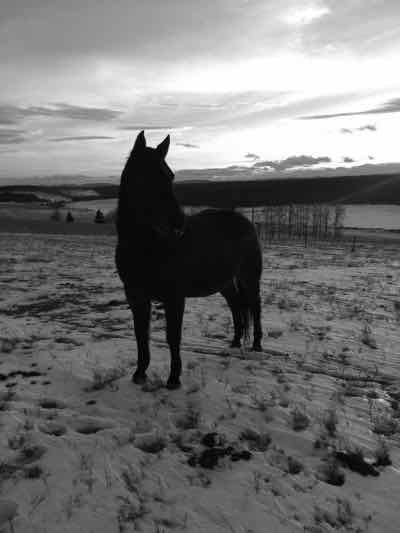
#> input picture old_fft_code/Sorento.jpg, 400 x 533 px
$ jupyter execute --allow-errors Fourier_faces.ipynb   (Python 2 division)
#> lines starting #> are read from the running program, lines starting #| are printed output that depends on the picture
Run the following block first. All other blocks are independent.

[cell 1]
import sys
import numpy as np
import random
import matplotlib.pyplot as plt
from matplotlib import pylab
import os
from PIL import Image
from math import e
import astropy.io.fits as pf
from astropy.io import fits

The first test: Fourier transform of a Gaussian, and the inverse Fourier transform

[cell 2]
x, y = np.meshgrid(np.linspace(-1,1,1000), np.linspace(-1,1,1000))
d = np.sqrt(4*x*x+y*y)
sigma, mu = 0.03, 0.0
this = np.exp(-( (d-mu)**2 / ( 2.0 * sigma**2 ) ) )

that = np.fft.fft2(this)
fshift = np.fft.fftshift(that)
invshift = np.fft.ifft2(that)

# [15 lines of commented-out code are left out]

f1 = plt.figure(figsize=(6,6))
plt.imshow(this)
plt.xlim(400,600), plt.ylim(400,600)
plt.xticks([])
plt.yticks([])
#f1.savefig('ellipical_Gaussian_1.pdf',transparent=True)

f2 = plt.figure(figsize=(6,6))
plt.imshow(abs(fshift),vmin=0,vmax=800)
plt.xlim(400,600), plt.ylim(400,600)
plt.xticks([])
plt.yticks([])
#f2.savefig('ellipical_Gaussian_2.pdf',transparent=True)

The second test: a disk in the image Fourier transformed and then back again.

[cell 3]
x, y = np.meshgrid(np.linspace(-1,1,1000), np.linspace(-1,1,1000))
d = np.sqrt(x*x+y*y)
disk = np.zeros(x.shape)
radius = 0.1
w = np.where(d < radius)
disk[w] = 15

disk_FFT = np.fft.fft2(disk)
disk_FFT_shift = np.fft.fftshift(disk_FFT)
disk_IFFT = np.fft.ifft2(disk_FFT_shift)

# [16 lines of commented-out code are left out]

f1 = plt.figure(figsize=(6,6))
plt.imshow(disk)
plt.xlim(400,600), plt.ylim(400,600)
plt.xticks([])
plt.yticks([])
f1.savefig('Disk_1.pdf',transparent=True)

f2 = plt.figure(figsize=(6,6))
plt.imshow(abs(disk_FFT_shift),vmin=0,vmax=6000)
plt.xlim(400,600), plt.ylim(400,600)
plt.xticks([])
plt.yticks([])
f2.savefig('Disk_2.pdf',transparent=True)

The third test: A disk in the image Fourier transformed, with a central circle zeroed in spatial frequency.
    Inverse Fourier transform yields the expected edge of the image, with info missing about the centre.

[cell 4]
x, y = np.meshgrid(np.linspace(-1,1,1000), np.linspace(-1,1,1000))
d = np.sqrt(1.*x*x+y*y)
d2 = np.sqrt(x*x+1.*y*y)
disk = np.zeros(x.shape)
radius = 0.1
w = np.where(d < radius)
disk[w] = 10

disk_FFT = np.fft.fft2(disk)
disk_FFT_shift = np.fft.fftshift(disk_FFT)

r2 = 0.1
w2 = np.where(d2 < r2)


# [31 lines of commented-out code are left out]

f1 = plt.figure(figsize=(6,6))
plt.imshow(disk)
plt.xlim(400,600), plt.ylim(400,600)
plt.xticks([])
plt.yticks([])
f1.savefig('filtering_disk_image.pdf',transparent=True)

f2 = plt.figure(figsize=(6,6))
plt.imshow(abs(disk_FFT_shift),vmin=0,vmax=5000)
plt.xlim(400,600), plt.ylim(400,600)
plt.xticks([])
plt.yticks([])
f2.savefig('filtering_disk_FT.pdf',transparent=True)

disk_FFT_shift[w2]=0
disk_IFFT = np.fft.ifft2(disk_FFT_shift)

f3 = plt.figure(figsize=(6,6))
plt.imshow(abs(disk_FFT_shift),vmin=0,vmax=5000)
plt.xlim(400,600), plt.ylim(400,600)
plt.xticks([])
plt.yticks([])
f3.savefig('filtering_disk_highfreq_mask.pdf',transparent=True)

f4 = plt.figure(figsize=(6,6))
plt.imshow(abs(disk_IFFT),vmin=0,vmax=5)
plt.xlim(400,600), plt.ylim(400,600)
plt.xticks([])
plt.yticks([])
f4.savefig('filtering_disk_highfreq_image.pdf',transparent=True)

The 4th test: a checkboard pattern.

#> (a cell that did not finish here is left out)

Now the fun part: an actual image is Fourier transformed and back.

[cell 6]
sorento = Image.open("Sorento.jpg")
#> sorento is the input picture: PIL image 400x533 RGB; min 0, max 255, mean 114.8
sorento_arr = np.array(sorento)
print sorento_arr.shape
#| (533, 400, 3)

sorento_bw = sorento_arr[50:450,:,0]
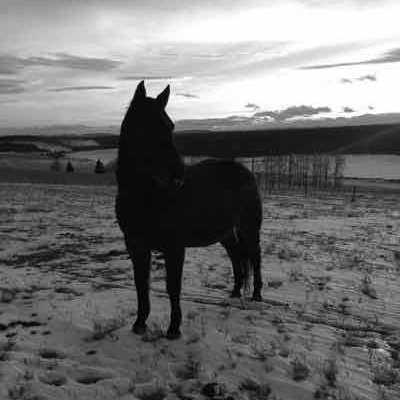
#> sorento_bw: shape (400, 400); min 0, max 255, mean 113.1

sorento_FFT = np.fft.fft2(sorento_bw)
sorento_FFT_shift = np.fft.fftshift(sorento_FFT)
sorento_IFFT = np.fft.ifft2(sorento_FFT_shift)

f = plt.figure(figsize=(20,20))
plt.subplot(131), plt.imshow(sorento_bw)
plt.subplot(132), plt.imshow(abs(sorento_FFT_shift),vmin=0,vmax=5000)
plt.subplot(133), plt.imshow(abs(sorento_IFFT))
plt.show()
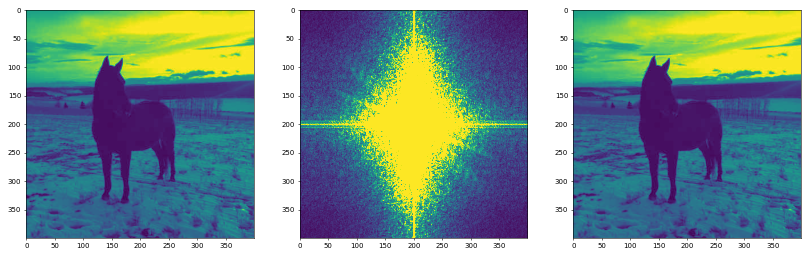
#> figure drawn by matplotlib, 3 panels

Image with DC offset removed. Expected outline of image:

#> (a cell that did not finish here is left out)

[cell 8]
sorento = Image.open("Sorento.jpg")
sorento_arr = np.array(sorento)
print sorento_arr.shape
#| (533, 400, 3)

sorento_bw = sorento_arr[50:450,:,0]

sorento_FFT = np.fft.fft2(sorento_bw)
sorento_FFT_shift = np.fft.fftshift(sorento_FFT)

xs, ys = np.meshgrid(np.linspace(-1,1,400), np.linspace(-1,1,400))
ds = np.sqrt(xs*xs+ys*ys)
r2 = 0.035
w2 = np.where(ds < r2)
sorento_FFT_shift[w2]=0

sorento_IFFT = np.fft.ifft2(sorento_FFT_shift)

fs = 24
f = plt.figure(figsize=(20,12))
plt.subplots_adjust(wspace=0.03)
plt.subplot(131), plt.imshow(sorento_bw,vmin=0,vmax=200,cmap='gray')
plt.axis('off')
plt.title('Object',fontsize=fs)
plt.subplot(132), plt.imshow(abs(sorento_FFT_shift),vmin=0,vmax=5000,cmap='gray')
plt.axis('off')
plt.title('High-pass Filtered Transform',fontsize=fs)
plt.subplot(133), plt.imshow(abs(sorento_IFFT),vmin=0,vmax=130,cmap='gray')
plt.axis('off')
plt.title('Resulting Image',fontsize=fs)
plt.show()
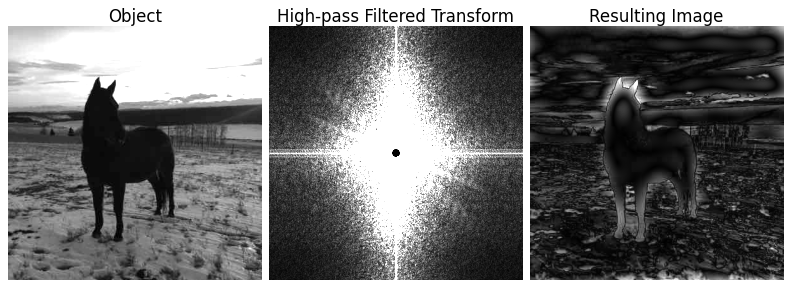
#> figure drawn by matplotlib, 3 panels

f.savefig('sorento_high_freq1.pdf', bbox_inches='tight')

Image with high spatial frequencies removed. Expected blurry image:

#> (a cell that did not finish here is left out)

And now plotting the magnitude and phase:

#> (a cell that did not finish here is left out)

#> (a cell that did not finish here is left out)

#> (a cell that did not finish here is left out)

[cell 13]
x, y = np.meshgrid(np.linspace(-1,1,1000), np.linspace(-1,1,1000))
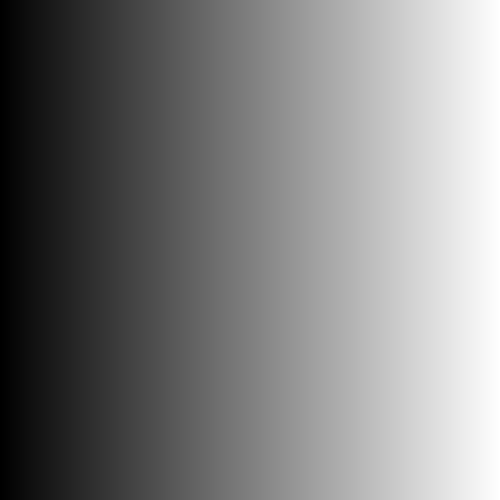
#> x: shape (1000, 1000) float64 (shown at 1/2 size); min -1, max 1, mean -1.1e-17; drawn with min black and max white
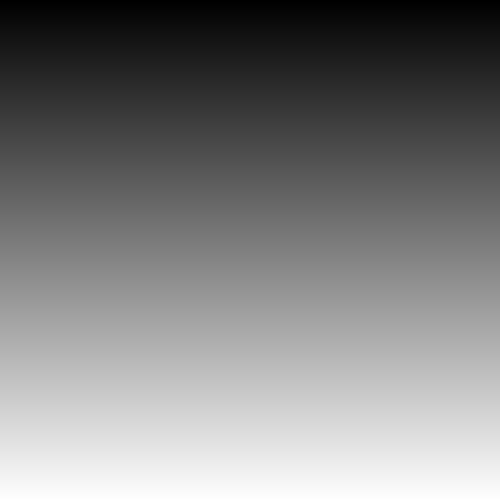
#> y: shape (1000, 1000) float64 (shown at 1/2 size); min -1, max 1, mean -6.37e-18; drawn with min black and max white
d = np.sqrt(x*x+y*y)
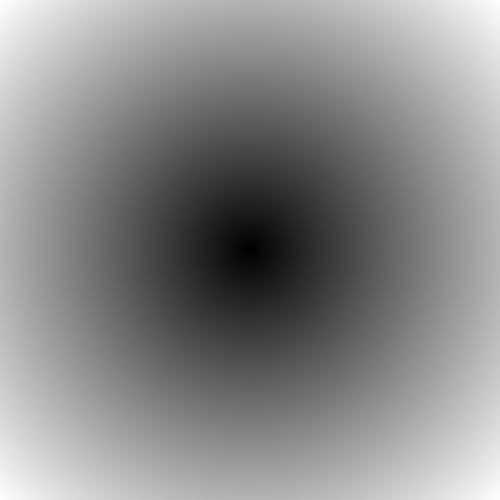
#> d: shape (1000, 1000) float64 (shown at 1/2 size); min 0.00142, max 1.41, mean 0.766; drawn with min black and max white
sigma, mu = 0.03, 0.0
this = np.exp(-( (d-mu)**2 / ( 2.0 * sigma**2 ) ) )
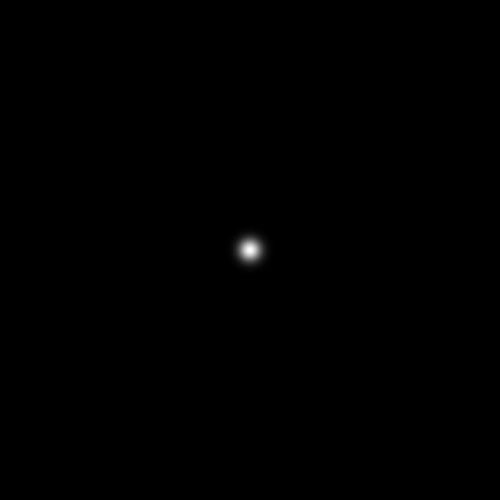
#> this: shape (1000, 1000) float64 (shown at 1/2 size); min 0, max 0.999, mean 0.00141

that = np.fft.fft2(this)
fshift = np.fft.fftshift(that)
invshift = np.fft.ifft2(that)

f = plt.figure(figsize=(20,20))
plt.subplot(131), plt.imshow(this)
plt.subplot(132), plt.imshow(abs(fshift),vmin=0,vmax=1000)
plt.subplot(133), plt.imshow(np.angle(fshift),vmin=-3,vmax=3)
plt.show()
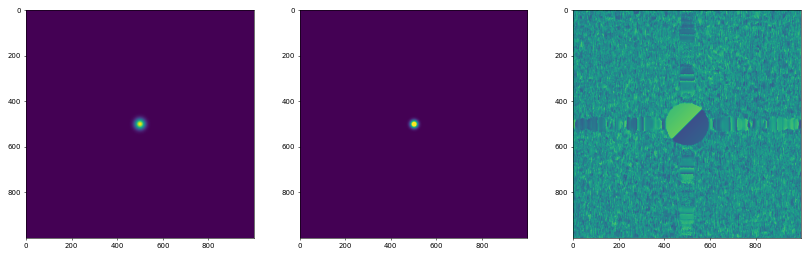
#> figure drawn by matplotlib, 3 panels
f.savefig('gaussian_FT.pdf', bbox_inches='tight')

[cell 14]
x, y = np.meshgrid(np.linspace(-1,1,1001), np.linspace(-1,1,1001))
this = np.zeros((1001,1001))
this[500,500]=5

that = np.fft.fft2(this)
fshift = np.fft.fftshift(that)
invshift = np.fft.ifft2(that)

# [15 lines of commented-out code are left out]

f1 = plt.figure(figsize=(6,6))
plt.imshow(this)
plt.xlim(450,550), plt.ylim(450,550)
plt.xticks([])
plt.yticks([])
f1.savefig('Point_1.pdf',transparent=True)
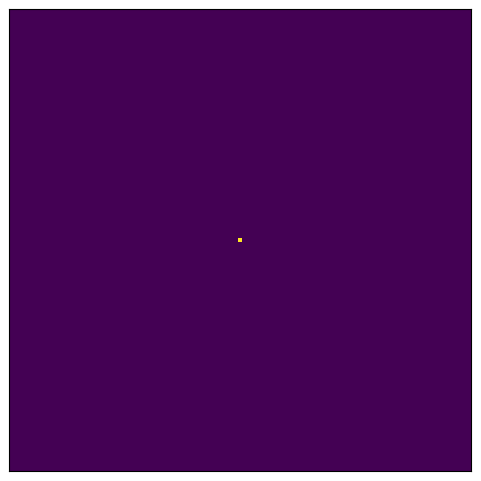
#> figure drawn by matplotlib, 1 panel

f2 = plt.figure(figsize=(6,6))
plt.imshow(abs(fshift),vmin=0,vmax=5)
plt.xlim(450,550), plt.ylim(450,550)
plt.xticks([])
plt.yticks([])
f2.savefig('Point_2.pdf',transparent=True)
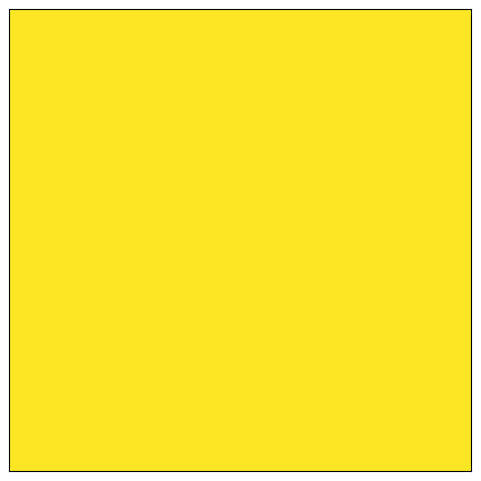
#> figure drawn by matplotlib, 1 panel

[cell 15]
x, y = np.meshgrid(np.linspace(-1,1,2001), np.linspace(-1,1,2001))
this = np.zeros([2001,2001])
this[1000,1000]=1
#d = np.sqrt(x*x+y*y)
#sigma, mu = 0.001, 0.0
#this = 5*np.exp(-( (d-mu)**2 / ( 2.0 * sigma**2 ) ) )

that = np.fft.fft2(this)
fshift = np.fft.fftshift(that)
invshift = np.fft.ifft2(that)

f1 = plt.figure(figsize=(6,6))
plt.imshow(this)
plt.xlim(950,1050), plt.ylim(950,1050)
plt.xticks([])
plt.yticks([])
f1.savefig('Point_image_off.pdf',transparent=True)

f2 = plt.figure(figsize=(6,6))
#> (the rest of this cell did not finish here and is left out)

[cell 16]
x, y = np.meshgrid(np.linspace(-1,1,1000), np.linspace(-1,1,1000))

disk = np.zeros(x.shape)
disk = np.sin(100*y)+5
width = 0.002
w = np.where(abs(x) > width)
disk[w] = 0

disk_FFT = np.fft.fft2(disk)
disk_FFT_shift = np.fft.fftshift(disk_FFT)


f1 = plt.figure(figsize=(6,6))
plt.imshow(disk)
plt.xlim(400,600), plt.ylim(400,600)
plt.xticks([])
plt.yticks([])
#f1.savefig('filtering_disk_image.pdf',transparent=True)

f2 = plt.figure(figsize=(6,6))
plt.imshow(abs(disk_FFT_shift),vmin=0,vmax=5000)
plt.xlim(400,600), plt.ylim(400,600)
plt.xticks([])
plt.yticks([])
#f2.savefig('filtering_disk_FT.pdf',transparent=True)

ds = np.sqrt(x*x+y*y)
r2 = 0.002
w2 = np.where(ds < r2)
disk_FFT_shift[w2]=0
disk_IFFT = np.fft.ifft2(disk_FFT_shift)

f3 = plt.figure(figsize=(6,6))
plt.imshow(abs(disk_FFT_shift),vmin=0,vmax=5000)
plt.xlim(400,600), plt.ylim(400,600)
plt.xticks([])
plt.yticks([])
#f3.savefig('filtering_disk_highfreq_mask.pdf',transparent=True)

f4 = plt.figure(figsize=(6,6))
plt.imshow(abs(disk_IFFT),vmin=0,vmax=5)
plt.xlim(400,600), plt.ylim(400,600)
plt.xticks([])
plt.yticks([])
#f4.savefig('filtering_disk_highfreq_image.pdf',transparent=True)
